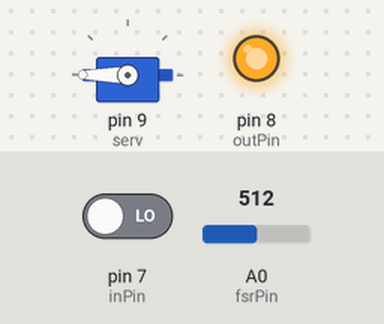
The sketch below on a simulated Arduino Uno, built with avr-gcc and run on an emulated ATmega328P. Parts: servo, output pins drawn as LEDs (lit = HIGH). Inputs (shaded band) come from the test bench; at power-on: A0 (fsrPin) = 512, pin 7 (inPin) LOW. What the sketch prints to the serial monitor is not drawn.

Above: at 1.2 s.
1.3 s: A0 (fsrPin) set to 43
2.8 s: A0 (fsrPin) set to 36
At 3.3 s:
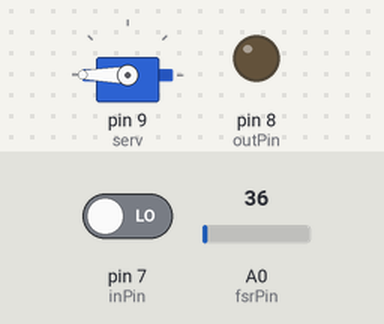
4.3 s: pin 7 (inPin) driven HIGH
At 5.6 s:
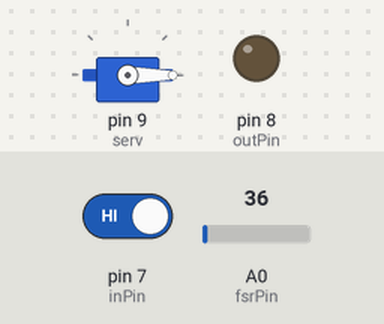
5.9 s: A0 (fsrPin) set to 122
At 7.1 s:
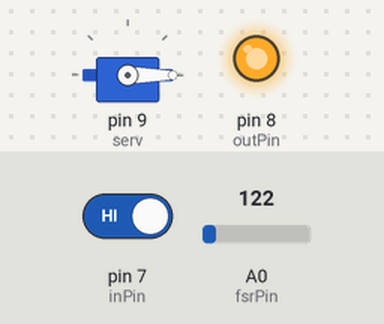
7.5 s: A0 (fsrPin) set to 30
At 8.3 s:
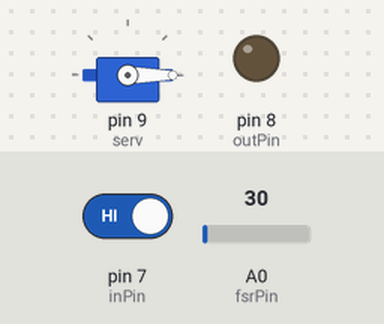
9.1 s: A0 (fsrPin) set to 50
At 9.6 s:
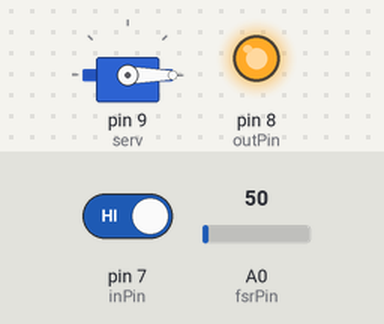
Timing chart, 0 to 11.7 s (numbered marks = the images above; inputs shaded):
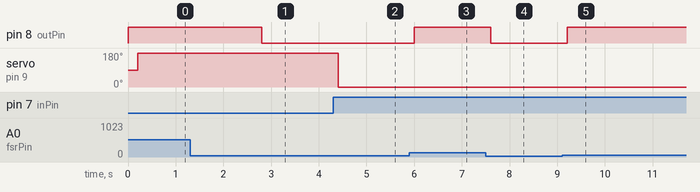

The sketch:

Haptic.ino
```cpp
#include <Servo.h>

const int inPin = 7;
const int outPin = 8;
int inputValue = A0;
int heatPin = 4 ;
int fsrPin = 0;
Servo serv;
long fsrVal=0;


void setup()
{
  Serial.begin(9600);
  serv.attach(9);

  pinMode(inPin,INPUT);
  pinMode(outPin,OUTPUT);
}

void loop()
{


    fsrVal = analogRead(fsrPin);

    if (fsrVal>40)
    {
      if (digitalRead(outPin)==LOW)
        {
          digitalWrite(outPin,HIGH);
          Serial.print(3);
        }
      delay(200);
    }
    else if (digitalRead(outPin) == HIGH)
    {
      digitalWrite(outPin,LOW);
      Serial.print(2);
      delay(200);
    }

    if (digitalRead(inPin) == HIGH)
    {
        serv.write(0);
        digitalWrite(heatPin,HIGH);
        Serial.print(1);
        delay(200);
    }
    else
    {
       serv.write(180);
       //digitalWrite(heatPin,LOW);
       Serial.print(0);
       delay(200);
    }
}
```

Measured:
- the behaviour switches between 41 and 40 on A0 (fsrPin) (found by bisection; images 0 and 1)
- after the input at 1.3 s, every drawn part: stays the same
- after the input at 2.8 s, pin 8 (outPin): HIGH → LOW at once
- after the input at 4.3 s, servo on pin 9 (serv): 180° → 0° after 0.10 s
- after the input at 5.9 s, pin 8 (outPin): LOW → HIGH after 0.10 s
- after the input at 7.5 s, pin 8 (outPin): HIGH → LOW after 0.11 s
- after the input at 9.1 s, pin 8 (outPin): LOW → HIGH after 0.11 s
